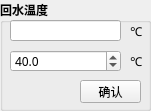
     <widget class="QGroupBox" name="groupBox_10">
      <property name="geometry">
       <rect>
        <x>170</x>
        <y>290</y>
        <width>151</width>
        <height>111</height>
       </rect>
      </property>
      <property name="font">
       <font>
        <family>Microsoft YaHei</family>
        <pointsize>9</pointsize>
        <weight>75</weight>
        <bold>true</bold>
       </font>
      </property>
      <property name="mouseTracking">
       <bool>false</bool>
      </property>
      <property name="title">
       <string>回水温度</string>
      </property>
      <widget class="QLabel" name="label_5">
       <property name="geometry">
        <rect>
         <x>130</x>
         <y>53</y>
         <width>21</width>
         <height>16</height>
        </rect>
       </property>
       <property name="font">
        <font>
         <family>Microsoft YaHei</family>
         <pointsize>9</pointsize>
         <weight>50</weight>
         <bold>false</bold>
        </font>
       </property>
       <property name="text">
        <string>℃</string>
       </property>
      </widget>
      <widget class="QLineEdit" name="leReturnT">
       <property name="enabled">
        <bool>true</bool>
       </property>
       <property name="geometry">
        <rect>
         <x>10</x>
         <y>20</y>
         <width>111</width>
         <height>21</height>
        </rect>
       </property>
       <property name="font">
        <font>
         <family>Microsoft YaHei</family>
         <pointsize>9</pointsize>
         <weight>75</weight>
         <bold>true</bold>
        </font>
       </property>
       <property name="autoFillBackground">
        <bool>false</bool>
       </property>
       <property name="inputMethodHints">
        <set>Qt::ImhNone</set>
       </property>
       <property name="readOnly">
        <bool>true</bool>
       </property>
      </widget>
      <widget class="QLabel" name="label_6">
       <property name="geometry">
        <rect>
         <x>130</x>
         <y>23</y>
         <width>21</width>
         <height>16</height>
        </rect>
       </property>
       <property name="font">
        <font>
         <family>Microsoft YaHei</family>
         <pointsize>9</pointsize>
         <weight>50</weight>
         <bold>false</bold>
        </font>
       </property>
       <property name="text">
        <string>℃</string>
       </property>
      </widget>
      <widget class="QPushButton" name="pbSetReturnT">
       <property name="geometry">
        <rect>
         <x>80</x>
         <y>80</y>
         <width>61</width>
         <height>23</height>
        </rect>
       </property>
       <property name="font">
        <font>
         <family>Microsoft YaHei</family>
         <pointsize>9</pointsize>
         <weight>50</weight>
         <bold>false</bold>
        </font>
       </property>
       <property name="text">
        <string>确认</string>
       </property>
      </widget>
      <widget class="QDoubleSpinBox" name="sbSetReturnT">
       <property name="geometry">
        <rect>
         <x>10</x>
         <y>50</y>
         <width>111</width>
         <height>22</height>
        </rect>
       </property>
       <property name="font">
        <font>
         <family>Microsoft YaHei</family>
         <pointsize>9</pointsize>
         <weight>50</weight>
         <bold>false</bold>
        </font>
       </property>
       <property name="decimals">
        <number>1</number>
       </property>
       <property name="maximum">
        <double>100.000000000000000</double>
       </property>
       <property name="singleStep">
        <double>1.000000000000000</double>
       </property>
       <property name="value">
        <double>40.000000000000000</double>
       </property>
      </widget>
     </widget>
